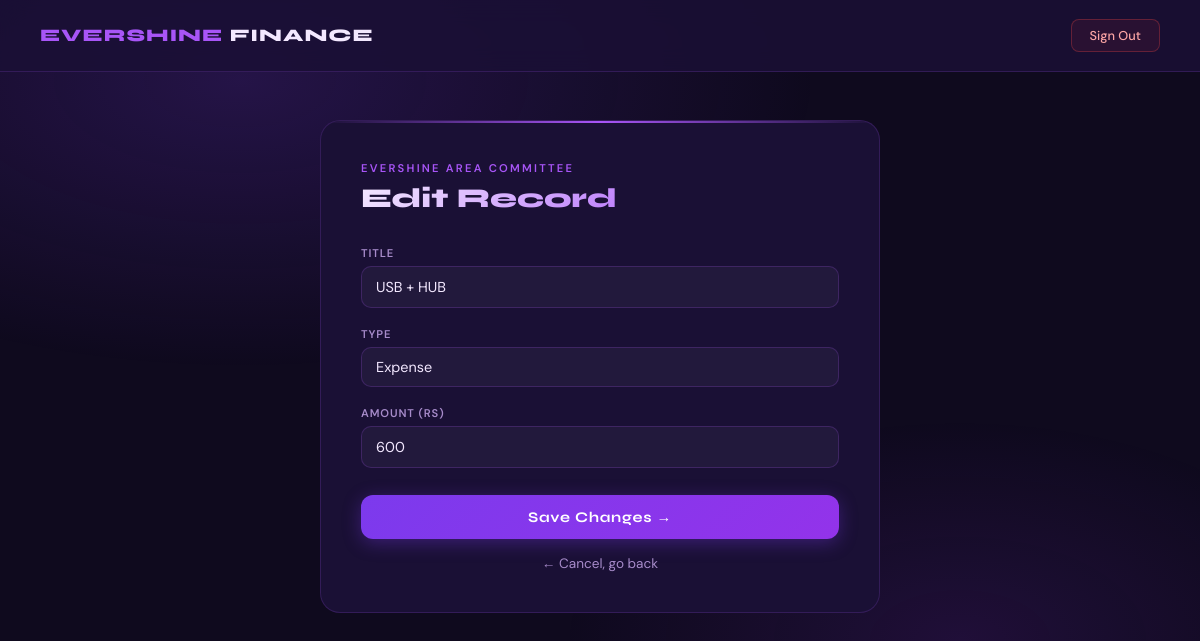
/data_edit.php?id=34 (signed in), run on the app's committed database.
### tables this page shows
CREATE TABLE `income_expense_items` (
  `id` int(11) NOT NULL,
  `date_submitted` datetime NOT NULL DEFAULT current_timestamp(),
  `portfolio_name` varchar(200) DEFAULT NULL,
  `Month` varchar(200) NOT NULL,
  `year` int(11) NOT NULL,
  `Title` text NOT NULL,
  `expense_income` varchar(100) DEFAULT NULL,
  `cost_profit` int(11) DEFAULT NULL,
  `money_left` decimal(10,2) NOT NULL
);

### data_edit.php (the view, shortened to what this page needs)
<?php
require_once 'connect.php';
if (isset($_GET['id'])) {
    $id = $_GET['id'];
    $stmt = $db->prepare("SELECT * FROM income_expense_items WHERE id = ?");
    $stmt->execute([$id]);
    $item = $stmt->fetch(PDO::FETCH_ASSOC);
}
?>
<!DOCTYPE html>
<html lang="en">
<head>
</head>
<body>
    <div class="top-bar">
        <div class="brand">Evershine <span>Finance</span></div>
        <a href="logout.php" class="btn-top">Sign Out</a>
    </div>
    <div class="page-wrap">
        <div class="edit-card">
            <div class="edit-header">
                <div class="edit-eyebrow">Evershine Area Committee</div>
                <h2>Edit Record</h2>
            </div>
            <form method="POST">
                <div class="field">
                    <label>Title</label>
                    <input type="text" name="title" value="<?= htmlspecialchars($item['Title']) ?>" required>
                </div>
                <div class="field">
                    <label>Type</label>
                    <select name="sign">
                        <option value="expense" <?= $item['expense_income'] === 'expense' ? 'selected' : '' ?>>Expense</option>
                    </select>
                </div>
                <div class="field">
                    <label>Amount (Rs)</label>
                    <input type="number" name="cost" value="<?= htmlspecialchars($item['cost_profit']) ?>" required>
                </div>
                <button type="submit" name="updateBtn" class="btn-save">Save Changes →</button>
                <a href="main.php" class="cancel-link">← Cancel, go back</a>
            </form>
        </div>
    </div>
</body>
</html>

### data_edit.php (style rules this page uses)
:root { --purple: #7c3aed; --purple-mid: #9333ea; --purple-lite: #a855f7; --dark: #0f0a1e; --card: #1a1035; --border: rgba(168,85,247,0.18); --text: #f3e8ff; --muted: #a78bca; --red: #ef4444; }
* { box-sizing: border-box; margin: 0; padding: 0; }
body { font-family: 'DM Sans', sans-serif; background: var(--dark); color: var(--text); min-height: 100vh; }
body::before { content: ''; position: fixed; inset: 0; background: radial-gradient(ellipse 80% 60% at 20% 10%, rgba(124,58,237,0.2) 0%, transparent 60%), radial-gradient(ellipse 60% 50% at 80% 80%, rgba(147,51,234,0.13) 0%, transparent 55%); pointer-events: none; z-index: 0; }
.top-bar { display: flex; justify-content: space-between; align-items: center; padding: 1.2rem 2.5rem; background: rgba(26,16,53,0.85); border-bottom: 1px solid var(--border); backdrop-filter: blur(12px); position: sticky; top: 0; z-index: 100; }
.brand { font-family: 'Syne', sans-serif; font-size: 1.1rem; font-weight: 800; letter-spacing: 0.06em; text-transform: uppercase; color: var(--purple-lite); }
.brand span { color: var(--text); }
.btn-top { font-family: 'DM Sans', sans-serif; font-size: 0.8rem; font-weight: 500; padding: 7px 18px; border-radius: 8px; border: 1px solid rgba(239,68,68,0.3); background: rgba(239,68,68,0.08); color: #fca5a5; cursor: pointer; text-decoration: none; transition: all 0.2s; }
.page-wrap { position: relative; z-index: 1; width: 100%; padding: 3rem 2.5rem 5rem; display: flex; justify-content: center; }
.edit-card { background: var(--card); border: 1px solid var(--border); border-radius: 20px; padding: 2.5rem; width: 100%; max-width: 560px; position: relative; overflow: hidden; }
.edit-card::before { content:''; position:absolute; top:0; left:0; right:0; height:2px; background: linear-gradient(90deg, transparent, var(--purple-lite), transparent); }
.edit-header { margin-bottom: 2rem; }
.edit-eyebrow { font-size: 0.7rem; font-weight: 600; letter-spacing: 0.2em; text-transform: uppercase; color: var(--purple-lite); margin-bottom: 0.4rem; }
.edit-header h2 { font-family: 'Syne', sans-serif; font-size: 1.7rem; font-weight: 800; background: linear-gradient(135deg, #f3e8ff 0%, #c084fc 55%, #a855f7 100%); -webkit-background-clip: text; -webkit-text-fill-color: transparent; background-clip: text; }
.field { margin-bottom: 1.2rem; }
.field label { display: block; font-size: 0.7rem; font-weight: 600; letter-spacing: 0.08em; text-transform: uppercase; color: var(--muted); margin-bottom: 6px; }
.field input, .field select { width: 100%; background: rgba(255,255,255,0.04); border: 1px solid rgba(168,85,247,0.2); border-radius: 10px; padding: 11px 14px; color: var(--text); font-family: 'DM Sans', sans-serif; font-size: 0.9rem; outline: none; transition: border-color 0.2s, background 0.2s; -webkit-appearance: none; }
.field select option { background: #1a1035; color: var(--text); }
.btn-save { width: 100%; padding: 13px; margin-top: 0.5rem; background: linear-gradient(135deg, var(--purple), var(--purple-mid)); border: none; border-radius: 12px; color: #fff; font-family: 'Syne', sans-serif; font-size: 0.92rem; font-weight: 700; letter-spacing: 0.05em; cursor: pointer; transition: all 0.25s; box-shadow: 0 4px 18px rgba(124,58,237,0.35); }
.cancel-link { display: block; text-align: center; margin-top: 1rem; color: var(--muted); text-decoration: none; font-size: 0.85rem; transition: color 0.2s; }

### data on the page
income_expense_items: title "USB + HUB", sign "Expense", cost "600"
